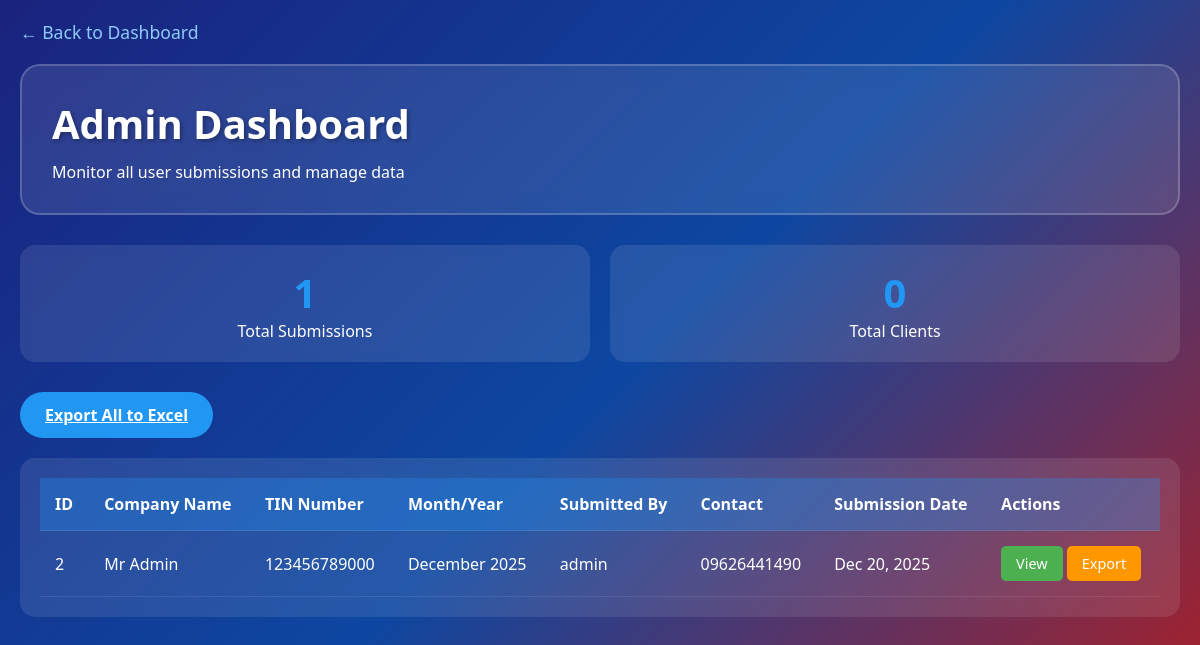
Page /admin_dashboard.php (signed in) on the committed database.
### tables this page shows
CREATE TABLE information (
    id INT PRIMARY KEY AUTO_INCREMENT,
    user_id INT NOT NULL,
    company_name VARCHAR(255) NOT NULL,
    address TEXT NOT NULL,
    tin_number VARCHAR(12) NOT NULL,
    month VARCHAR(20) NOT NULL,
    year YEAR NOT NULL,
    authorized_employee VARCHAR(255),
    contact_number VARCHAR(20),
    email VARCHAR(100),
    submitted_at TIMESTAMP DEFAULT CURRENT_TIMESTAMP,
    FOREIGN KEY (user_id) REFERENCES users(id) ON DELETE CASCADE
);

CREATE TABLE users (
    id INT PRIMARY KEY AUTO_INCREMENT,
    username VARCHAR(50) UNIQUE NOT NULL,
    password VARCHAR(255) NOT NULL,
    email VARCHAR(100),
    user_type ENUM('admin', 'client') DEFAULT 'client',
    created_at TIMESTAMP DEFAULT CURRENT_TIMESTAMP
);

### admin_dashboard.php (the view, shortened to what this page needs)
<?php
require_once 'config.php';
$query = "
    SELECT i.*, u.username
    FROM information i
    JOIN users u ON i.user_id = u.id
    ORDER BY i.submitted_at DESC
";
$result = $conn->query($query);
?>
<!DOCTYPE html>
<html lang="en">
<head>
</head>
<body>
    <div class="container">
        <a href="index.php" class="back-btn">← Back to Dashboard</a>
        <header>
            <h1>Admin Dashboard</h1>
            <p>Monitor all user submissions and manage data</p>
        </header>
        <div class="stats">
            <div class="stat-card">
                <div class="stat-number"><?php echo $result->num_rows; ?></div>
                <div>Total Submissions</div>
            </div>
            <div class="stat-card">
                <div class="stat-number">
                    <?php
                    $user_count = $conn->query("SELECT COUNT(*) as count FROM users WHERE user_type = 'client'")->fetch_assoc();
                    echo $user_count['count'];
                    ?>
                </div>
                <div>Total Clients</div>
            </div>
        </div>
        <a href="export_excel.php" class="export-btn">Export All to Excel</a>
        <div class="table-container">
            <table>
                <thead>
                    <tr>
                        <th>ID</th>
                        <th>Company Name</th>
                        <th>TIN Number</th>
                        <th>Month/Year</th>
                        <th>Submitted By</th>
                        <th>Contact</th>
                        <th>Submission Date</th>
                        <th>Actions</th>
                    </tr>
                </thead>
                <tbody>
                    <?php while($row = $result->fetch_assoc()): ?>
                    <tr>
                        <td><?php echo $row['id']; ?></td>
                        <td><?php echo htmlspecialchars($row['company_name']); ?></td>
                        <td><?php echo $row['tin_number']; ?></td>
                        <td><?php echo $row['month'] . ' ' . $row['year']; ?></td>
                        <td><?php echo htmlspecialchars($row['username']); ?></td>
                        <td><?php echo $row['contact_number']; ?></td>
                        <td><?php echo date('M d, Y', strtotime($row['submitted_at'])); ?></td>
                        <td>
                            <a href="view_submission.php?id=<?php echo $row['id']; ?>" class="btn btn-view">View</a>
                            <a href="export_user.php?user_id=<?php echo $row['user_id']; ?>" class="btn btn-export">Export</a>
                        </td>
                    </tr>
                    <?php endwhile; ?>
                </tbody>
            </table>
        </div>
    </div>
</body>
</html>

### admin_dashboard.php (style rules this page uses)
* { margin: 0; padding: 0; box-sizing: border-box; }
body { font-family: 'Segoe UI', Tahoma, Geneva, Verdana, sans-serif; background: linear-gradient(135deg, #1a237e 0%, #0d47a1 50%, #b71c1c 100%); min-height: 100vh; color: white; }
.container { max-width: 1400px; margin: 0 auto; padding: 20px; }
header { background: rgba(255, 255, 255, 0.1); backdrop-filter: blur(10px); border-radius: 20px; padding: 30px; margin-bottom: 30px; border: 2px solid rgba(255, 255, 255, 0.2); }
h1 { font-size: 2.5rem; margin-bottom: 10px; color: white; text-shadow: 2px 2px 4px rgba(0,0,0,0.3); }
.back-btn { display: inline-block; margin-bottom: 20px; color: #90caf9; text-decoration: none; font-size: 1.1rem; }
.stats { display: grid; grid-template-columns: repeat(auto-fit, minmax(200px, 1fr)); gap: 20px; margin-bottom: 30px; }
.stat-card { background: rgba(255, 255, 255, 0.1); border-radius: 15px; padding: 20px; text-align: center; backdrop-filter: blur(5px); }
.stat-number { font-size: 2.5rem; font-weight: bold; color: #2196f3; }
.table-container { background: rgba(255, 255, 255, 0.1); backdrop-filter: blur(10px); border-radius: 15px; padding: 20px; overflow-x: auto; }
table { width: 100%; border-collapse: collapse; color: white; }
th, td { padding: 15px; text-align: left; border-bottom: 1px solid rgba(255,255,255,0.1); }
th { background: rgba(33, 150, 243, 0.3); font-weight: bold; }
.btn { padding: 8px 15px; border-radius: 5px; border: none; cursor: pointer; text-decoration: none; display: inline-block; font-size: 0.9rem; }
.btn-view { background: #4caf50; color: white; }
.btn-export { background: #ff9800; color: white; }
.export-btn { background: #2196f3; color: white; padding: 12px 25px; border-radius: 25px; border: none; font-size: 1rem; font-weight: bold; cursor: pointer; margin-bottom: 20px; display: inline-block; }

### rows in the picture
information: id "2", company_name "Mr Admin", tin_number "123456789000", month "December", year "2025", user.username "admin", contact_number "09626441490", submitted_at "Dec 20, 2025"

### other values in the picture
$result->num_rows "1"
$user_count['count'] "0"
